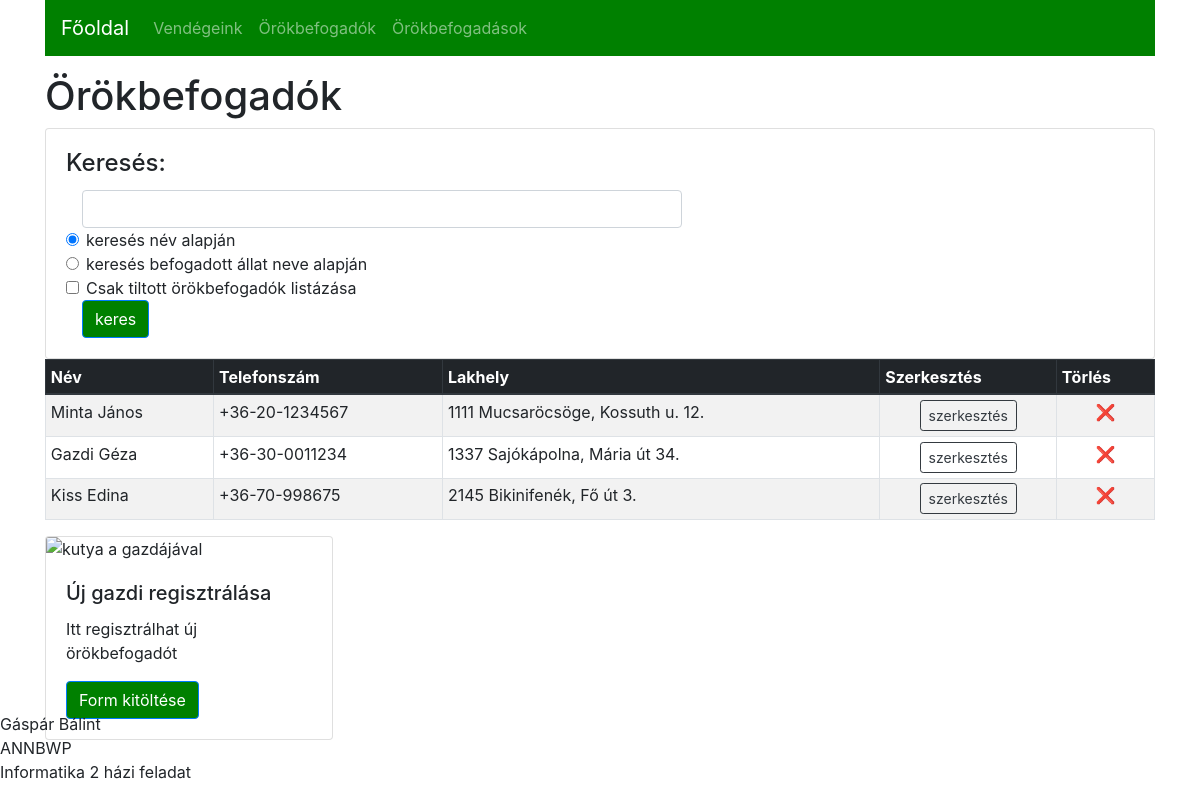
Screenshot of /gazdik.php with the database file from the repository.
### tables this page shows
create table gazdi(
	id int primary key auto_increment,
    nev varchar(50) not null,
    telefon varchar(15) not null,
    cim varchar (100)
);

### gazdik.php (the view, shortened to what this page needs)
<!DOCTYPE html>
<?php
$link = getDb();
?>
<html>
<head>
    <link rel="stylesheet" href="https://maxcdn.bootstrapcdn.com/bootstrap/4.0.0/css/bootstrap.min.css"
>
    <link rel="stylesheet" href="menhely.css">
</head>
<body>
    <div class="container main-content">
		<h1> Örökbefogadók </h1>
	<?php
        $search = null;
    ?>
		<div class="card">
		<div class="card-body">
		<h4 class="card-title">Keresés: </h4>
		<form class="form" method="post">
		<input style="width:600px;margin-left:1em;" class="form-control" type="search" name="search" value="<?=$search?>">
		<div class="form-check">
			<input class="form-check-input" type="radio" name="radios" id="button1" value="gazdi" checked>
			<label class="form-check-label" for="button1">
				keresés név alapján
			</label>
		</div>
		<div class="form-check">
			<input class="form-check-input" type="radio" name="radios" id="button2" value="allat">
			<label class="form-check-label" for="button2">
				keresés befogadott állat neve alapján
			</label>
		</div>
		<div class="form-check">
			<input class="form-check-input" type="checkbox" name="checkbox" value="filter" id="defaultCheck1">
			<label class="form-check-label" for="defaultCheck1">
				Csak tiltott örökbefogadók listázása
			</label>
		</div>
		<button class="btn btn-primary" style="margin-left:1em; background-color:green";" type="submit" >keres</button>
		</form>
		</div>
		</div>
	<?php
        $querySelect = "SELECT DISTINCT gazdi.id, gazdi.nev, gazdi.telefon, gazdi.cim FROM gazdi
			inner join befogad befogad on befogad.gazdiid = gazdi.id inner join allat a on a.id = befogad.allatid ";
		$eredmeny = mysqli_query($link, $querySelect) or die(mysqli_error($link));
    ?>
	<table class="table table-striped table-sm table-bordered" >
        <thead class="thead-dark">
            <tr>
                <th>Név</th>
                <th>Telefonszám</th>
                <th>Lakhely</th>
				<th>Szerkesztés</th>
				<th>Törlés</th>
            </tr>
        </thead>
		<tbody>
            <?php while ($row = mysqli_fetch_array($eredmeny)): ?>
                <tr>
                    <td><?=$row['nev']?></td>
                    <td><?=$row['telefon']?></td>
                    <td><?=$row['cim']?></td>
					<td align="center">
						<a class="btn btn-outline-dark btn-sm" href="edit_gazdi.php?id=<?=$row['id']?>">
							szerkesztés
						</a>
					</td>
					<td align="center"><a href="delete_gazdi.php?id=<?=$row['id']?>">❌</a></td>
                </tr>
            <?php endwhile; ?>
        </tbody>
    </table>
	<div class="card" style="width: 18rem;">
		<img src="gazdireg.jpg" class="card-img-top" alt="kutya a gazdájával">
		<div class="card-body">
			<h5 class="card-title">Új gazdi regisztrálása</h5>
			<p class="card-text">Itt regisztrálhat új örökbefogadót</p>
			<a href="add_gazdi.php" class="btn btn-primary" style="background-color:green">Form kitöltése</a>
		</div>
	</div>
	</div>
</body>

### menhely.css (style rules this page uses)
.main-content { margin-top:1em; }

### rows the page displays
gazdi: nev "Minta János", telefon "+36-20-1234567", cim "1111 Mucsaröcsöge, Kossuth u. 12."
gazdi: nev "Gazdi Géza", telefon "+36-30-0011234", cim "1337 Sajókápolna, Mária út 34."
gazdi: nev "Kiss Edina", telefon "+36-70-998675", cim "2145 Bikinifenék, Fő út 3."
